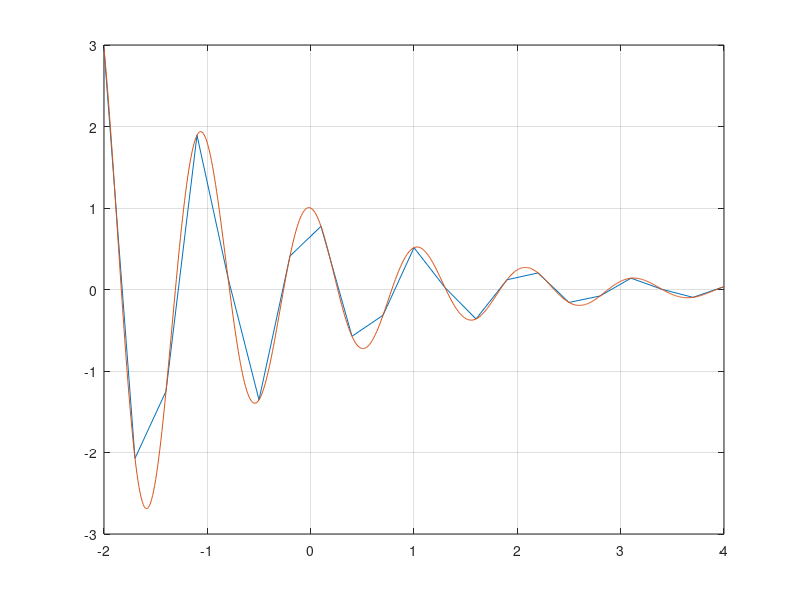

This chart was generated by the following MATLAB code:
clc;
clear all;

x=[-2:0.3:4];
y=3.5.^(-0.5*x).*cos(6*x);
plot(x, y);
hold on;
x = [-2:0.01:4];
y=3.5.^(-0.5*x).*cos(6*x);
plot(x, y);
grid on;
